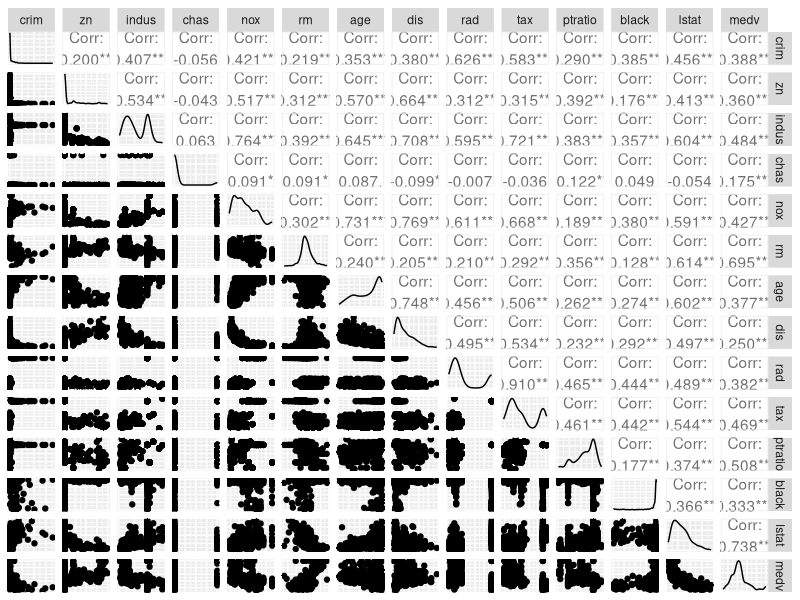
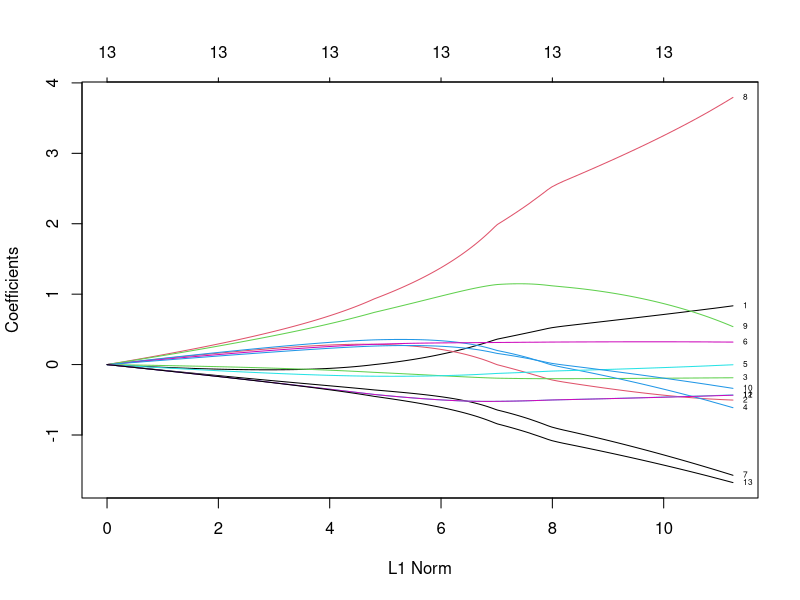
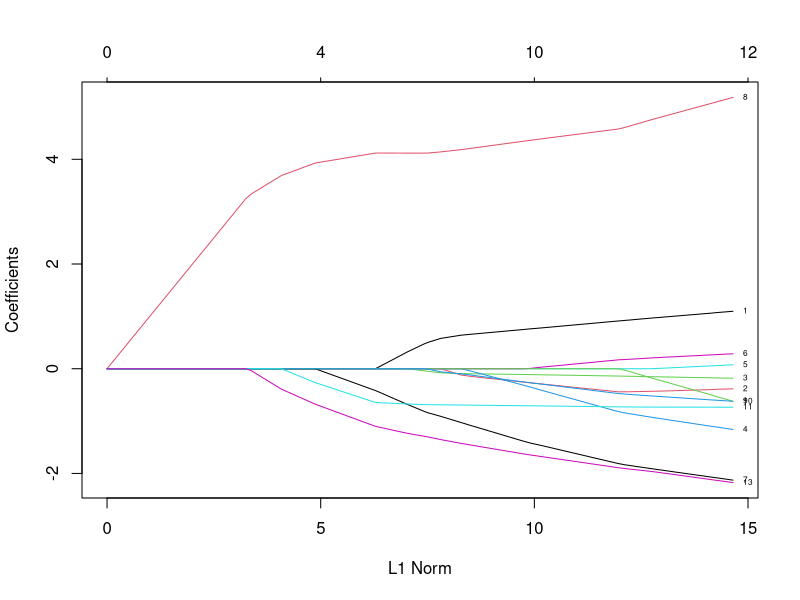
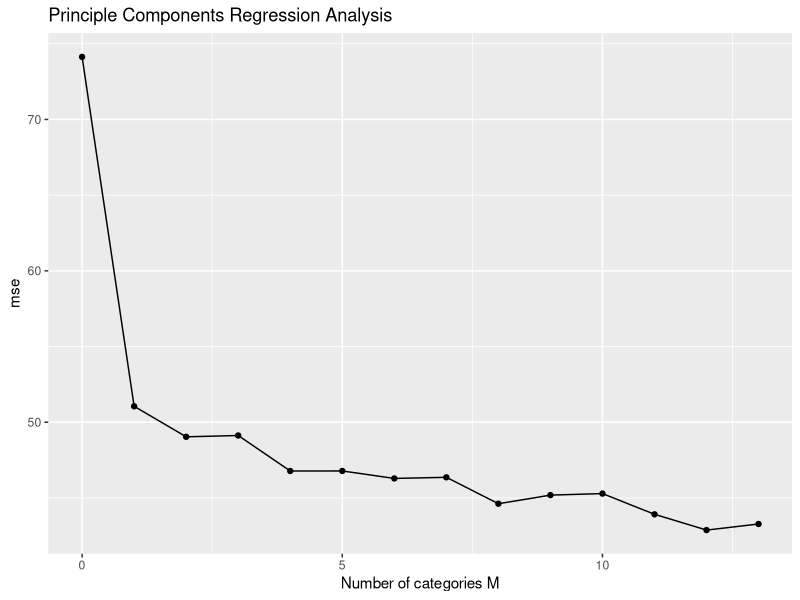

Recreate these plots in R, in order.
## ---- chunk 1
knitr::opts_chunk$set(echo = TRUE)
## ---- chunk 2
#load the data
library(MASS)
library(ggplot2)
#Part a
library(GGally)
ggpairs(Boston, axisLabels = "none")
#make plots and describe
## ---- chunk 3
library(class)
set.seed(10) # reproducible
# create training and testing data
trn_samples <- sample(1:dim(Boston)[1], 440, replace=FALSE)
training_Boston <- Boston[trn_samples,]
testing_Boston <- Boston[-trn_samples,]
# create a response variable
training_Boston$crimMedian <- training_Boston$crim > median(training_Boston$crim)
testing_Boston$crimMedian <- testing_Boston$crim > median(training_Boston$crim)

#Logistic Regression Exploration
#Start by fitting a model with everything
boston.glm1<- glm(crimMedian~ . -crim, family = "binomial", 
                  data= training_Boston)
#View summary to understand significance of factors
summary(boston.glm1)
#Check testing and training accuracy at 0.5 level
#prediction training accuracy
(acc.train.glm1 <- table(pred = predict(boston.glm1, 
                                        type = "response") > 0.5, 
                    true = training_Boston$crimMedian))
(acc.train.glm1[1, 1] + acc.train.glm1[2, 2])/sum(acc.train.glm1)
#Prediction test accuracy
(acc.test.glm1 <- table(pred = predict(boston.glm1, 
                                       newdata= testing_Boston, 
                                       type = "response") > 0.5, 
                        true = testing_Boston$crimMedian))
(acc.test.glm1[1, 1] + acc.test.glm1[2, 2])/sum(acc.test.glm1)
#training is 90.68% accurate, testing is 90.91% accurate
#Remake model with less predictors, only those with 2 stars of significance (top 5 predictors)
boston.glm2<- glm(crimMedian~ nox + dis + rad + ptratio + black, 
                  family = "binomial", data= training_Boston)
#View summary to understand significance of factors
summary(boston.glm2)
#Check testing and training accuracy at 0.5 level
#prediction training accuracy
(acc.train.glm2 <- table(pred = predict(boston.glm2, 
                                        type = "response") > 0.5, 
                    true = training_Boston$crimMedian))
(acc.train.glm2[1, 1] + acc.train.glm2[2, 2])/sum(acc.train.glm2)
#Prediction test accuracy
(acc.test.glm2 <- table(pred = predict(boston.glm2, 
                                       newdata= testing_Boston, 
                                       type = "response") > 0.5, 
                        true = testing_Boston$crimMedian))
(acc.test.glm2[1, 1] + acc.test.glm2[2, 2])/sum(acc.test.glm2)
#Training is 87.5% accurate, testing is 87.88% accurate
#Although our model gets simpler with less predictors, the accuracy does decrease.
#What if we alter the threshold for accuracy?
#prediction training accuracy
(acc.train.glm2.1 <- table(pred = predict(boston.glm2, 
                                        type = "response") > 0.4, 
                    true = training_Boston$crimMedian))
(acc.train.glm2.1[1, 1] + acc.train.glm2.1[2, 2])/sum(acc.train.glm2.1)
#Prediction test accuracy
(acc.test.glm2.1 <- table(pred = predict(boston.glm2, 
                                       newdata= testing_Boston, 
                                       type = "response") > 0.4, 
                        true = testing_Boston$crimMedian))
(acc.test.glm2.1[1, 1] + acc.test.glm2.1[2, 2])/sum(acc.test.glm2.1)
#Training accuracy up to 88.86% and testing accuracy is up to 90.91%!
#Would lowering the threshold any more make things even better?
#prediction training accuracy
(acc.train.glm2.2 <- table(pred = predict(boston.glm2, 
                                        type = "response") > 0.3, 
                    true = training_Boston$crimMedian))
(acc.train.glm2.2[1, 1] + acc.train.glm2.2[2, 2])/sum(acc.train.glm2.2)
#Prediction test accuracy
(acc.test.glm2.2 <- table(pred = predict(boston.glm2, 
                                       newdata= testing_Boston, 
                                       type = "response") > 0.3, 
                        true = testing_Boston$crimMedian))
(acc.test.glm2.2[1, 1] + acc.test.glm2.2[2, 2])/sum(acc.test.glm2.2)
#Training accuracy is lower, but test accuracy is the same.

#LDA Exploration
#Once again, start with a model that accounts for everything
boston.lda1<- lda(crimMedian~ . - crim, data = training_Boston)
#Prediction training accuracy using confusion matrix
(conf.train_lda1<- table(pred=predict(boston.lda1)$class, 
                        true=training_Boston$crimMedian))
(conf.train_lda1[1, 1] + conf.train_lda1[2, 2])/sum(conf.train_lda1)
#Prediction test accuracy using confusion matrix
(conf.test_lda1 <- table(pred = predict(boston.lda1, 
                                        newdata = testing_Boston)$class,
                        true = testing_Boston$crimMedian))
(conf.test_lda1[1, 1] + conf.test_lda1[2, 2])/sum(conf.test_lda1)
#Training accuracy is 85.68%, testing accuracy is 80.3%
#Try reducing the number of predictors
boston.lda2<- lda(crimMedian~ nox + dis + rad + ptratio + black, 
                  data= training_Boston)
#Prediction training accuracy using confusion matrix
(conf.train_lda2<- table(pred=predict(boston.lda2)$class, 
                        true=training_Boston$crimMedian))
(conf.train_lda2[1, 1] + conf.train_lda2[2, 2])/sum(conf.train_lda2)
#Prediction test accuracy using confusion matrix
(conf.test_lda2<- table(pred = predict(boston.lda2, 
                                        newdata = testing_Boston)$class,
                        true = testing_Boston$crimMedian))
(conf.test_lda2[1, 1] + conf.test_lda2[2, 2])/sum(conf.test_lda2)
#Training data accuracy is 85% and testing is up to 81.82%
#Try a third model using even less predictors, only nox and rad, based on the significance from our second linear model.
boston.lda3<- lda(crimMedian~ nox + rad, data= training_Boston)
#Prediction training accuracy using confusion matrix
(conf.train_lda3<- table(pred=predict(boston.lda3)$class, 
                        true=training_Boston$crimMedian))
(conf.train_lda3[1, 1] + conf.train_lda3[2, 2])/sum(conf.train_lda3)
#Prediction test accuracy using confusion matrix
(conf.test_lda3<- table(pred = predict(boston.lda3, 
                                        newdata = testing_Boston)$class,
                        true = testing_Boston$crimMedian))
(conf.test_lda3[1, 1] + conf.test_lda3[2, 2])/sum(conf.test_lda3)
#This gives the same results as the previous model, but uses less predictors, so we may want to consider it.
#These are not as accurate as our logistic regression model
#Regardless of the number of predictors. Let's move on to KNN

#KNN Exploration
#Before we do anything, we need to standardize the predictors 
#we will be using by using the scale function for training and test data
#Train data
training_Boston$nox<- scale(training_Boston$nox)
training_Boston$dis<- scale(training_Boston$dis)
training_Boston$rad<- scale(training_Boston$rad)
training_Boston$ptratio<- scale(training_Boston$ptratio)
training_Boston$black<- scale(training_Boston$black)
#Test data
testing_Boston$nox<- scale(testing_Boston$nox)
testing_Boston$dis<- scale(testing_Boston$dis)
testing_Boston$rad<- scale(testing_Boston$rad)
testing_Boston$ptratio<- scale(testing_Boston$ptratio)
testing_Boston$black<- scale(testing_Boston$black)
#For our first model, let's compare accuracy using k=1 for different 
#Sets of predictors, then we will compare different k values
boston.knn.1<- knn(training_Boston[, c("nox", "dis", "rad", "ptratio",
                  "black")], testing_Boston[, c("nox", "dis", "rad", 
                                                "ptratio", "black")],
                  training_Boston$crimMedian, k=1)
#Find testing accuracy using confusion matrix
(conf_bknn.1<- table(pred= boston.knn.1, true= 
                             testing_Boston$crimMedian))
(conf_bknn.1[1, 1] + conf_bknn.1[2, 2])/sum(conf_bknn.1)
#92.42% Testing accuracy. That's impressive! 
#Try with less predictors to compare
boston.knn.2<- knn(training_Boston[, c("nox", "rad")], 
                   testing_Boston[, c("nox", "rad")],
                  training_Boston$crimMedian, k=1)
#Find testing accuracy using confusion matrix
(conf_bknn.2<- table(pred= boston.knn.2, true= 
                             testing_Boston$crimMedian))
(conf_bknn.2[1, 1] + conf_bknn.2[2, 2])/sum(conf_bknn.2)
#Testing accuracy all the way up  98.48%, very impressive!
#Let's try this with k=5 and k=10 as well
#k=5
boston.knn.2.5<- knn(training_Boston[, c("nox", "rad")], 
                   testing_Boston[, c("nox", "rad")],
                  training_Boston$crimMedian, k=5)
#Find testing accuracy using confusion matrix
(conf_bknn.2.5<- table(pred= boston.knn.2.5, true= 
                             testing_Boston$crimMedian))
(conf_bknn.2.5[1, 1] + conf_bknn.2.5[2, 2])/sum(conf_bknn.2.5)
#96.97% accuracy, very good but not as good as k=1
#k=10
boston.knn.2.10<- knn(training_Boston[, c("nox", "rad")], 
                   testing_Boston[, c("nox", "rad")],
                  training_Boston$crimMedian, k=10)
#Find testing accuracy using confusion matrix
(conf_bknn.2.10<- table(pred= boston.knn.2.10, true= 
                             testing_Boston$crimMedian))
(conf_bknn.2.10[1, 1] + conf_bknn.2.10[2, 2])/sum(conf_bknn.2.10)
#Also 96.97% testing accuracy.

#See discussion/description of findings below.
## ---- chunk 4
library(MASS)
library(glmnet)
head(Boston)
#scale predictors accordingly
Boston$zn<- scale(Boston$zn)
Boston$indus<- scale(Boston$indus)
Boston$chas<- scale(Boston$chas)
Boston$nox<- scale(Boston$nox)
Boston$rm<- scale(Boston$rm)
Boston$age<- scale(Boston$age)
Boston$dis<- scale(Boston$dis)
Boston$rad<- scale(Boston$rad)
Boston$tax<- scale(Boston$tax)
Boston$ptratio<- scale(Boston$ptratio)
Boston$black<- scale(Boston$black)
Boston$lstat<- scale(Boston$black)
Boston$medv<- scale(Boston$medv)
#set seed for replicability
set.seed(577)
#Start with a ridge regression
crim <- Boston$crim
xmat <- data.matrix(Boston[, -1])
ridgeOut2 <- glmnet(x = xmat, y = crim, family = "gaussian", alpha = 0, 
                   nlambda = 200)
#View plot, number predictors
plot(ridgeOut2, label = T)

#Also try with a LASSO regression
lassoOut2 <- glmnet(x = xmat, y = crim, family = "gaussian", alpha = 1, 
                   nlambda = 200)
#View plot, number predictors
plot(lassoOut2, label = T)

#Now also try PCR
library(pls)
# 1. Fit the PCR model using the `pcr` command as done in the lab
m0 <- pcr(crim ~ ., data = Boston, scale = TRUE, validation = "CV")
# 2. Create a plot of the CV MSE (note root MSE is reported) vs. $M$.
mse <- MSEP(m0)
data.frame(M = mse$comps, mse = t(as.data.frame(mse$val))[, "CV"]) %>%
  ggplot() +
  geom_line(aes(M, mse)) +
  geom_point(aes(M, mse)) +labs(title="Principle Components Regression Analysis", x= "Number of categories M")
## ---- chunk 5
#Ridge regression "best model"-justified by lowest CV MSE
#Find the lambda with the lowest mean squared error from Cross validation
cv.glmnet(xmat, crim, alpha=0, lambda = ridgeOut2$lambda)
#Use the minimum lambda here to find the coefficients for the best 
#(lowest CV MSE) model:
#This is the model with lambda =0.54, which gives a MSE of 43.09
ridgeOut.final<-glmnet(x = xmat, y = crim, family = "gaussian", 
                       alpha = 0,  lambda = 0.54)

#LASSO regression "best model" justified by lowest CV MSE
#Find the lambda with the lowest mean squared error from Cross validation
cv.glmnet(xmat, crim, alpha=1, lambda = lassoOut2$lambda)
#Use the minimum lambda here to find the coefficients for the best 
#(lowest CV MSE) model:
#This is the model with lambda =0.54, which gives a MSE of 43.09
lassoOut.final<-glmnet(x = xmat, y = crim, family = "gaussian", 
                       alpha = 1,  lambda = 0.54)
# Compare ridge and LASSO methods
cbind(coef(ridgeOut.final), coef(lassoOut.final))
#For PCR Method, When does the smallest cross-validation error occur? 
#Which $M$ would you choose for your final model
mse$comps[which.min(as.data.frame(mse$val)[1,])]
#We would choose M=12, but what is the actual MSE?
#The code for it was commented out because it was long and obnoxious.
#mse$val
## ---- chunk 6
library(MASS)
library(e1071)
# create training and testing data- use 440 training obs, the rest will be test
#Divide as we did in HW3 so we can compare to previous methods better.
trn_samples <- sample(1:dim(Boston)[1], 440, replace=FALSE)
training_Boston <- Boston[trn_samples,]
testing_Boston <- Boston[-trn_samples,]
#Create a binary variable that takes value 1 for crim rate above the median 
#and 0 for crim rate below the median.
training_Boston$crimMedian<- ifelse(training_Boston$crim 
                                    >median(training_Boston$crim), 1,0)
testing_Boston$crimMedian<- ifelse(testing_Boston$crim 
                                   > median(training_Boston$crim), 1,0)
#Now create new data, removing crim rate since we will be using crim median 
training_Boston.new<- subset(training_Boston, select= -crim)
testing_Boston.new<- subset(testing_Boston, select= -crim)

#Apply SVM- check linear, polynomial, and radial kernels.
#Because we are not printing the full dataset, we can look at several values
#For 'cost', 'gamma', and 'degree' in each of these
#Based on our knowledge, use the same values as the previous problem.
#We will also use scale=TRUE to standardize predictors
#Now that we've defined our approach, let's begin

#Fit linear, radial, and polynomial SVM to train data
SVM.linear<- tune(svm, crimMedian~., data = training_Boston.new, scale=TRUE,
                  kernel= "linear", ranges = list(cost= seq(0.1, 3, 
                                                            length= 10)))
SVM.radial<- tune(svm, crimMedian~., data = training_Boston.new, scale=TRUE,
                  kernel="radial", ranges = list
                      (cost = seq(0.1, 3, length =10), 
                        gamma = seq(0.001, 2, length = 5)))
SVM.poly<- tune(svm, crimMedian~., data = training_Boston.new, scale=TRUE,
                kernel= "polynomial", ranges = list
                      (cost = seq(0.1, 3, length =10), 
                        degree = seq(1, 5, length = 5)))

#After running tuning, save the best model for each model type
best.SVM.linear<- SVM.linear$best.model
best.SVM.radial<- SVM.radial$best.model
best.SVM.poly<- SVM.poly$best.model

#Evaluate best models performances on test set- create confusion matrix and calculate error
#linear
SVM.lin.pred<- table(pred = predict(best.SVM.linear, 
                                    newdata= testing_Boston.new, 
                                    type = "response")>0.5, 
                     true = testing_Boston.new$crimMedian)
SVM.lin.pred
(SVM.lin.pred[1,2] + SVM.lin.pred[2,1])/sum(SVM.lin.pred)
#radial
SVM.rad.pred<- table(pred = predict(best.SVM.radial, 
                                    newdata= testing_Boston.new, 
                                    type = "response")>0.5, 
                     true = testing_Boston.new$crimMedian)
SVM.rad.pred
(SVM.rad.pred[1,2] + SVM.rad.pred[2,1])/sum(SVM.rad.pred)
#polynomial
SVM.poly.pred<- table(pred = predict(best.SVM.poly, 
                                    newdata= testing_Boston.new, 
                                    type = "response")>0.5, 
                     true = testing_Boston.new$crimMedian)
SVM.poly.pred
(SVM.poly.pred[1,2] + SVM.poly.pred[2,1])/sum(SVM.poly.pred)
